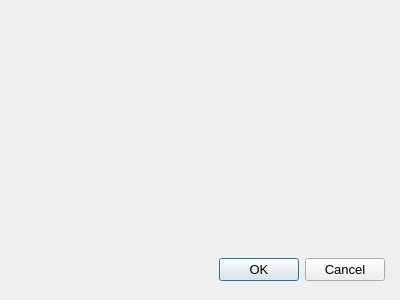
<?xml version="1.0" encoding="UTF-8"?>
<ui version="4.0">
 <class>Dialog</class>
 <widget class="QDialog" name="Dialog">
  <property name="geometry">
   <rect>
    <x>0</x>
    <y>0</y>
    <width>400</width>
    <height>300</height>
   </rect>
  </property>
  <property name="minimumSize">
   <size>
    <width>400</width>
    <height>300</height>
   </size>
  </property>
  <property name="maximumSize">
   <size>
    <width>400</width>
    <height>300</height>
   </size>
  </property>
  <property name="font">
   <font>
    <pointsize>10</pointsize>
   </font>
  </property>
  <property name="windowTitle">
   <string>Pipetracker statistics</string>
  </property>
  <layout class="QHBoxLayout" name="horizontalLayout">
   <property name="spacing">
    <number>5</number>
   </property>
   <property name="leftMargin">
    <number>5</number>
   </property>
   <property name="topMargin">
    <number>5</number>
   </property>
   <property name="rightMargin">
    <number>5</number>
   </property>
   <property name="bottomMargin">
    <number>5</number>
   </property>
   <item>
    <layout class="QVBoxLayout" name="verticalLayout">
     <item>
      <widget class="QLabel" name="l_PtStatistics">
       <property name="font">
        <font>
         <pointsize>14</pointsize>
        </font>
       </property>
       <property name="text">
        <string/>
       </property>
      </widget>
     </item>
     <item>
      <widget class="QDialogButtonBox" name="buttonBox">
       <property name="minimumSize">
        <size>
         <width>370</width>
         <height>50</height>
        </size>
       </property>
       <property name="maximumSize">
        <size>
         <width>370</width>
         <height>50</height>
        </size>
       </property>
       <property name="layoutDirection">
        <enum>Qt::LayoutDirection::LeftToRight</enum>
       </property>
       <property name="orientation">
        <enum>Qt::Orientation::Horizontal</enum>
       </property>
       <property name="standardButtons">
        <set>QDialogButtonBox::StandardButton::Cancel|QDialogButtonBox::StandardButton::Ok</set>
       </property>
      </widget>
     </item>
    </layout>
   </item>
  </layout>
 </widget>
 <resources/>
 <connections>
  <connection>
   <sender>buttonBox</sender>
   <signal>accepted()</signal>
   <receiver>Dialog</receiver>
   <slot>accept()</slot>
   <hints>
    <hint type="sourcelabel">
     <x>248</x>
     <y>254</y>
    </hint>
    <hint type="destinationlabel">
     <x>157</x>
     <y>274</y>
    </hint>
   </hints>
  </connection>
  <connection>
   <sender>buttonBox</sender>
   <signal>rejected()</signal>
   <receiver>Dialog</receiver>
   <slot>reject()</slot>
   <hints>
    <hint type="sourcelabel">
     <x>316</x>
     <y>260</y>
    </hint>
    <hint type="destinationlabel">
     <x>286</x>
     <y>274</y>
    </hint>
   </hints>
  </connection>
 </connections>
</ui>
